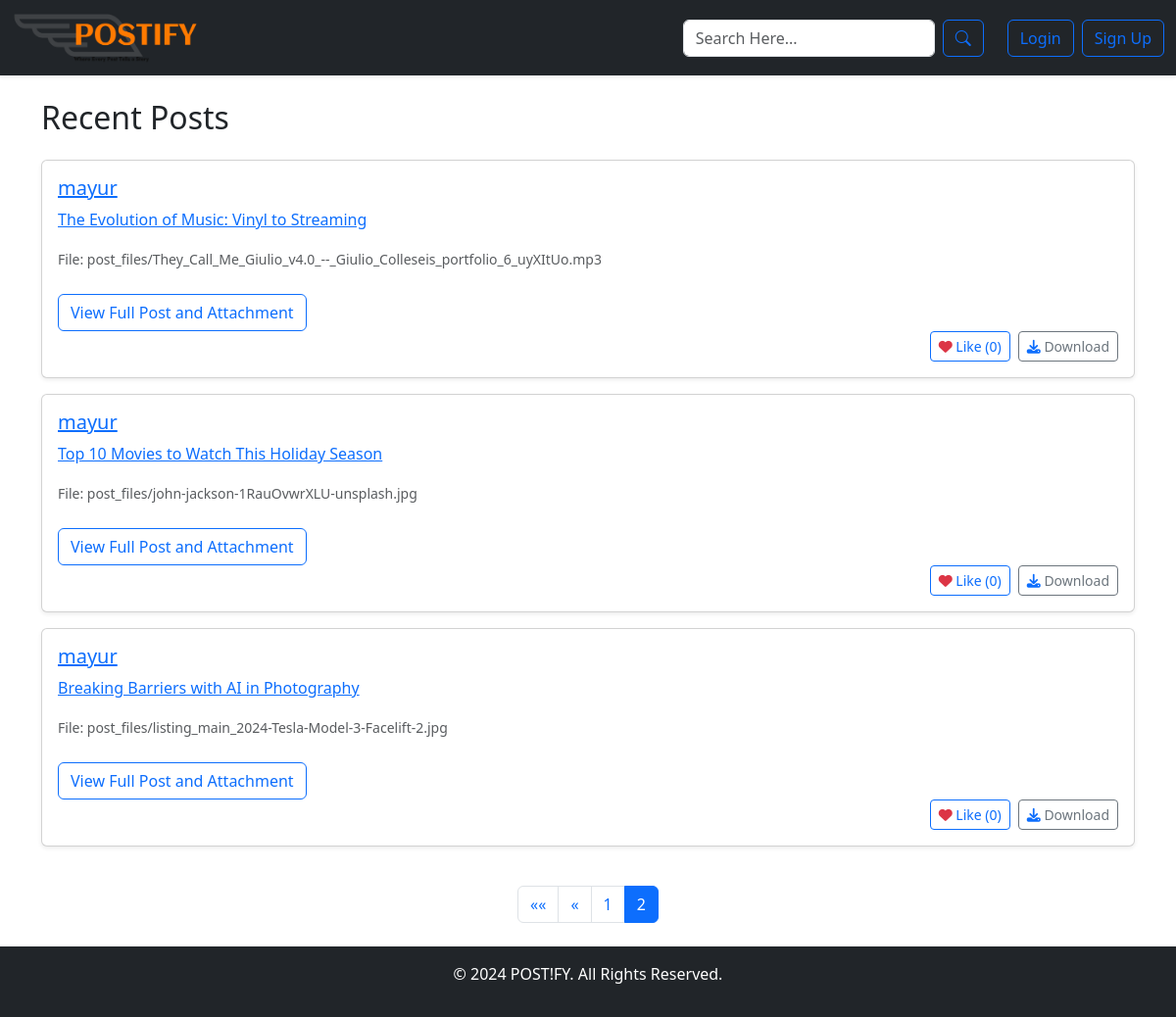
Screenshot of /?page=2 with the database file from the repository.
### app/models.py (models this page shows, shortened)
class Post(models.Model):
    user = models.ForeignKey(User, on_delete=models.CASCADE)
    title = models.CharField(max_length=255)
    content = models.TextField()
    file = models.FileField(upload_to='post_files/', null=True, blank=True)
    created_at = models.DateTimeField(auto_now_add=True)
    def like_count(self):
        return self.likes.count()

### app/views.py (the view)
# urls.py: path('', views.home, name='home'),
def home(request):
    posts_list = Post.objects.all().order_by('-created_at')
    paginator = Paginator(posts_list, 5)
    page_number = request.GET.get('page')
    posts = paginator.get_page(page_number)
    return render(request, 'home.html', {'posts': posts})

### templates/home.html (shortened to what this page needs)
{% extends 'base.html' %}
{% block content %}
    <div class="container mt-4">
        <h2 class="mb-4">Recent Posts</h2>
        <div class="row">
            {% for post in posts %}
                <div class="col-12 d-flex align-items-stretch">
                    <div class="card shadow-sm mb-3 w-100">
                        <div class="card-body">
                            <h5 class="card-title">
                                <a href="{% url 'post_detail' post.id %}">{{ post.user.username }}</a>
                            </h5>
                            <p class="card-text">
                                <a href="{% url 'post_detail' post.id %}">{{ post.title }}</a>
                            </p>
                            {% if post.file %}
                                <p class="card-text">
                                    <small class="text-muted">File: {{ post.file.name }}</small>
                                </p>
                                <a href="{% url 'post_detail' post.id %}" class="btn btn-outline-primary mt-2">
                                    View Full Post and Attachment
                                </a>
                            {% else %}
                                <a href="{% url 'post_detail' post.id %}" class="btn btn-outline-primary mt-2">
                                    View Full Post
                                </a>
                            {% endif %}
                            <div class="d-flex justify-content-end">
                                <a href="{% url 'like_post' post.id %}" class="btn btn-sm btn-outline-primary me-2">
                                    <i class="fa-solid fa-heart text-danger"></i> Like ({{ post.like_count }})
                                </a>
                                <a href="{% url 'download_file' post.id %}" class="btn btn-sm btn-outline-secondary">
                                    <i class="fa-solid fa-download text-primary"></i> Download
                                </a>
                            </div>
                        </div>
                    </div>
                </div>
            {% endfor %}
        </div>
        <nav aria-label="Page navigation">
            <ul class="pagination justify-content-center mt-4">
                {% if posts.has_previous %}
                    <li class="page-item">
                        <a class="page-link" href="?page=1" aria-label="First">
                            <span aria-hidden="true">&laquo;&laquo;</span>
                        </a>
                    </li>
                    <li class="page-item">
                        <a class="page-link" href="?page={{ posts.previous_page_number }}" aria-label="Previous">
                            <span aria-hidden="true">&laquo;</span>
                        </a>
                    </li>
                {% endif %}
                {% for num in posts.paginator.page_range %}
                    {% if posts.number == num %}
                        <li class="page-item active">
                            <span class="page-link">{{ num }}</span>
                        </li>
                    {% elif num > posts.number|add:'-3' and num < posts.number|add:'3' %}
                        <li class="page-item">
                            <a class="page-link" href="?page={{ num }}">{{ num }}</a>
                        </li>
                    {% endif %}
                {% endfor %}
            </ul>
        </nav>
    </div>
{% endblock %}

### rows the page displays
Post: user.username "mayur", title "The Evolution of Music: Vinyl to Streaming", file.name "post_files/They_Call_Me_Giulio_v4.0_--_Giulio_Colleseis_portfolio_6_uyXItUo.mp3", like_count "0"
Post: user.username "mayur", title "Top 10 Movies to Watch This Holiday Season", file.name "post_files/john-jackson-1RauOvwrXLU-unsplash.jpg", like_count "0"
Post: user.username "mayur", title "Breaking Barriers with AI in Photography", file.name "post_files/listing_main_2024-Tesla-Model-3-Facelift-2.jpg", like_count "0"

### other values shown
{{ num }} "1"
{{ num }} "2"
